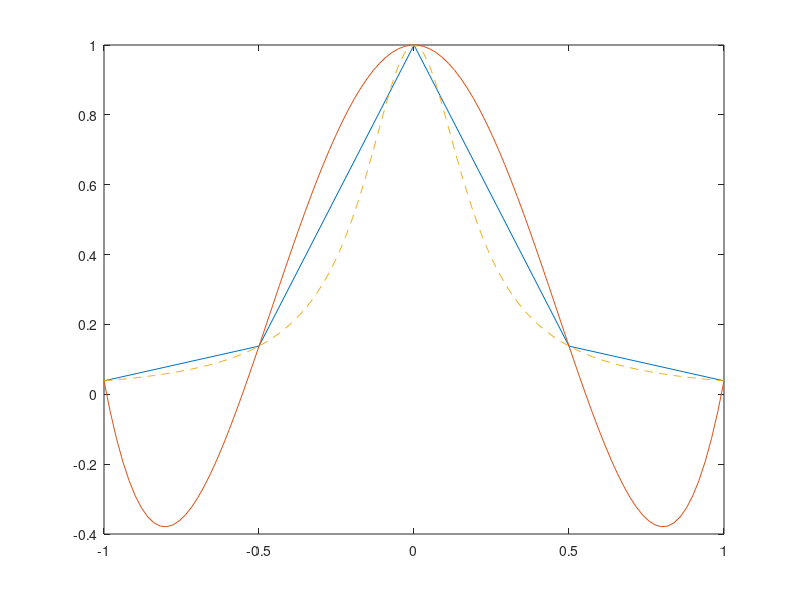

Source code (MATLAB):
x = linspace (-1,1,5);
y = 1./(1 + 25*x.^2);
x0 = linspace(-1,1);
p = polyfit(x,y,4);
y0 = polyval(p,x0);
yr = 1./(1 + 25*x0.^2);


%plot(x,y,'o',x0,y0,x0,yr,'--')

plot(x,y);
hold on;
plot(x0, y0);
hold on;
plot(x0, yr, '--');